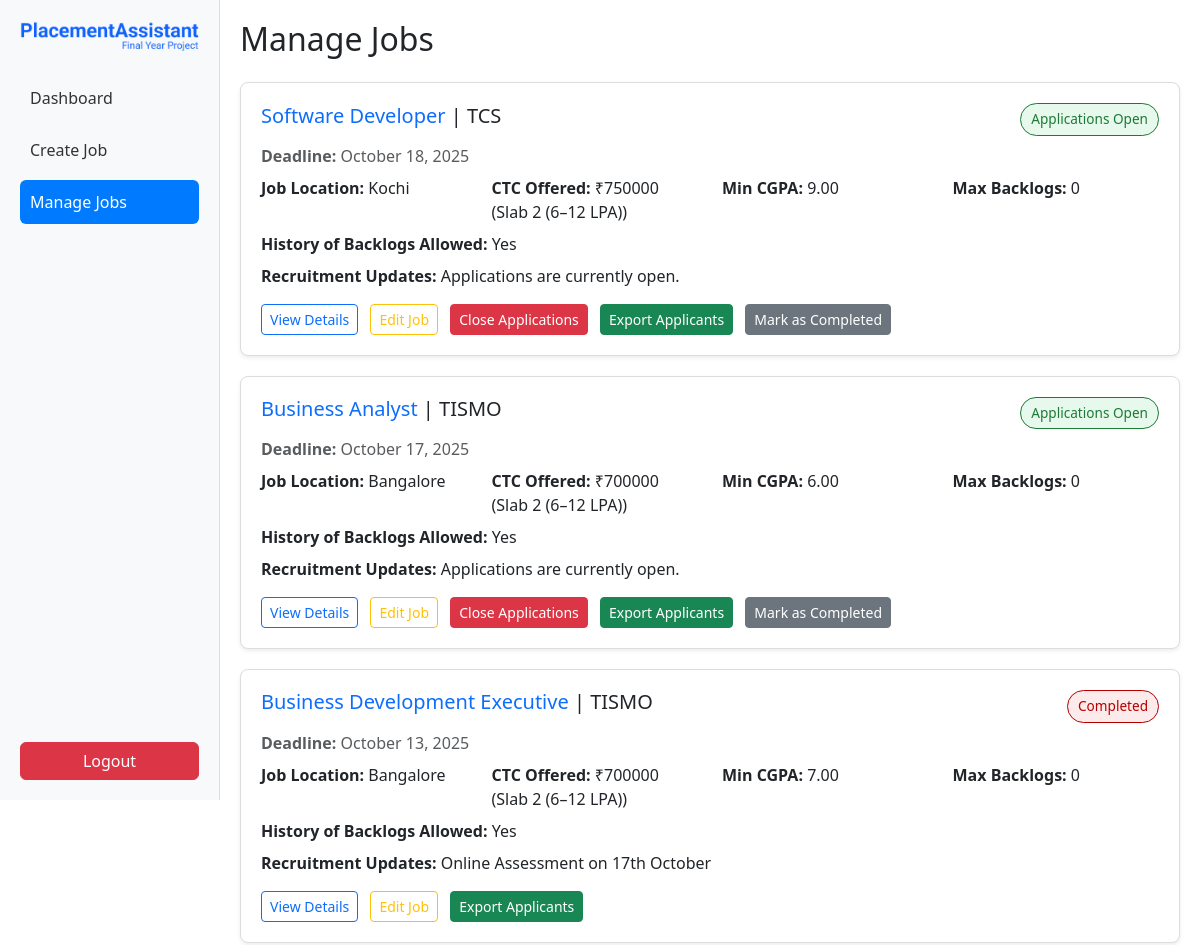
The page /jobs/manage_jobs/ (signed in, upper part) on the database as committed earlier.
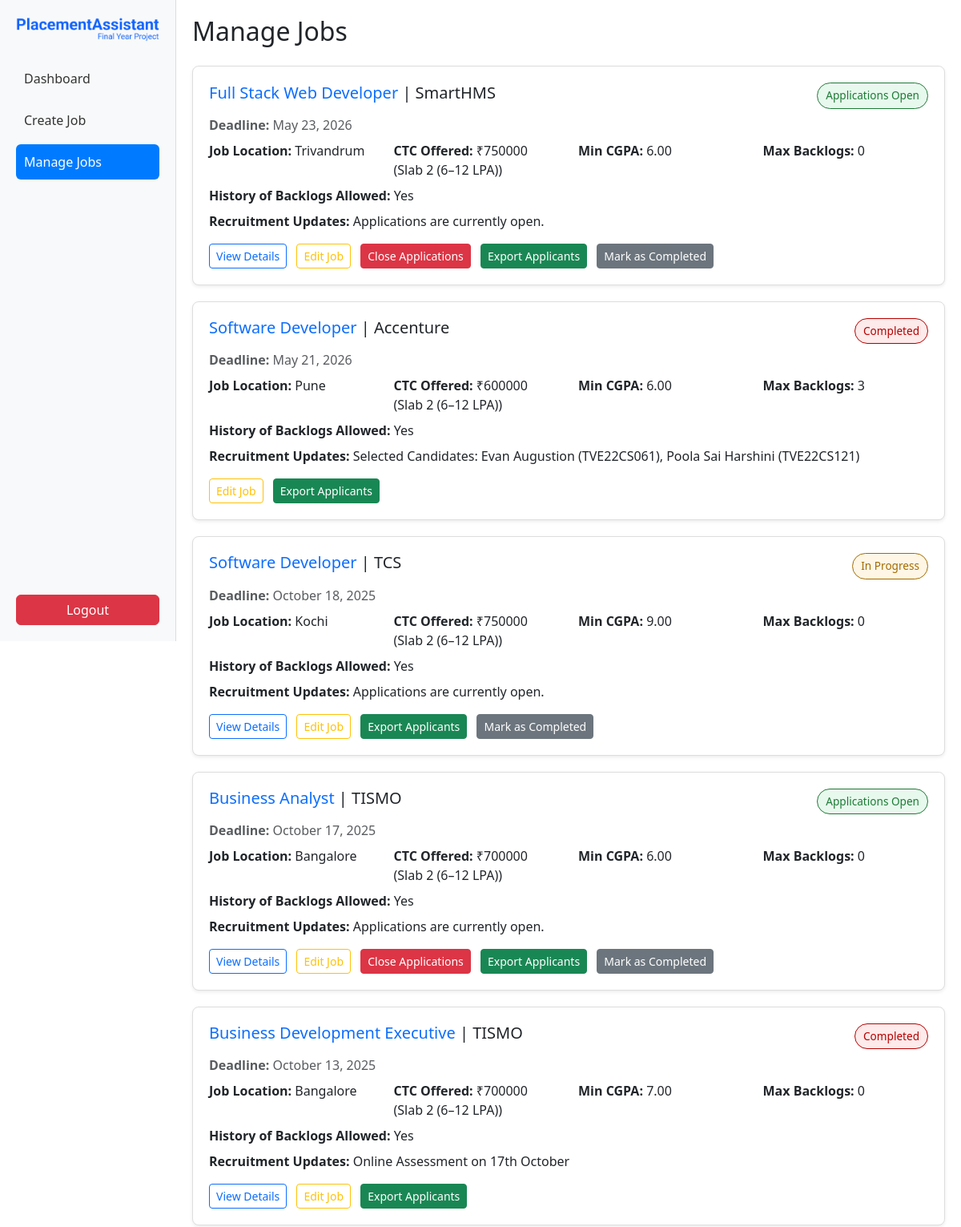
The same page on the database as committed later.
### jobs/models.py (models this page shows, shortened)
class Job(models.Model):
    SLAB_CHOICES = [
        (1, "Slab 1 (< 6 LPA)"),
        (2, "Slab 2 (6–12 LPA)"),
        (3, "Slab 3 (>= 12 LPA)"),
    ]
    STATUS_CHOICES = [
        ('open', 'Applications Open'),
        ('progress', 'In Progress'),
        ('closed', 'Completed'),
    ]
    title = models.CharField(max_length=255)
    company_name = models.CharField(max_length=255)
    location = models.CharField(max_length=255)
    ctc = models.DecimalField(max_digits=10, decimal_places=2)  # LPA
    slab = models.IntegerField(choices=SLAB_CHOICES, blank=True, null=True)
    deadline = models.DateTimeField()
    min_cgpa = models.DecimalField(max_digits=4, decimal_places=2)
    max_backlogs = models.IntegerField(default=0)
    history_allowed = models.BooleanField(default=True)
    jd_file = models.FileField(upload_to="job_descriptions/",null=True, blank=True)
    created_by = models.ForeignKey(User, on_delete=models.CASCADE, related_name="posted_jobs")
    created_at = models.DateTimeField(auto_now_add=True)
    status = models.CharField(max_length=20, choices=STATUS_CHOICES, default='open')
    recruitment_updates = models.TextField(default="Applications are currently open.", blank=True)

### jobs/views.py (the view)
# urls.py: path('manage_jobs/', views.manage_jobs, name='manage_jobs'),
@login_required
def manage_jobs(request):
    jobs = Job.objects.filter(created_by=request.user).order_by('-created_at')
    return render(request, 'jobs/manage_jobs.html', {'jobs': jobs})

### jobs/templates/jobs/manage_jobs.html (shortened to what this page needs)
{% load static %}
<!DOCTYPE html>
<html lang="en">
<head>
  <link href="https://cdn.jsdelivr.net/npm/bootstrap@5.3.2/dist/css/bootstrap.min.css" rel="stylesheet">
</head>
<body>
  <div class="d-flex">
    <div class="sidebar">
      <div>
        <div class="logo-container">
          <img src="{% static 'images/logo.png' %}" alt="PlacementAssistant Logo" class="img-fluid logo-img">
        </div>
        <br>
        <a href="{% url 'coordinator_dashboard' %}" >Dashboard</a>
        <a href="{% url 'post_job' %} ">Create Job</a>
        <a href="{% url 'manage_jobs' %}" class="active">Manage Jobs</a>
      </div>
      <form method="post" action="/">
        <button type="submit" class="btn btn-danger w-100 mt-3">Logout</button>
      </form>
    </div>
    <div class="main-content">
      <h2 class="mb-4">Manage Jobs</h2>
      {% for job in jobs %}
      <div class="job-card shadow-sm">
        <div class="d-flex justify-content-between align-items-center mb-2">
          <div>
            <h5><a href="#" class="text-primary text-decoration-none">{{ job.title }}</a> | {{ job.company_name }}</h5>
          </div>
          <span class="status-badge
            {% if job.status == 'open' %}status-open{% elif job.status == 'progress' %}status-progress{% else %}status-closed{% endif %}">
            {{ job.get_status_display }}
          </span>
        </div>
        <p class="text-muted mb-1"><strong>Deadline:</strong> {{ job.deadline|date:"F j, Y" }}</p>
        <div class="row mt-2">
          <div class="col-md-3"><strong>Job Location:</strong> {{ job.location }}</div>
          <div class="col-md-3"><strong>CTC Offered:</strong> ₹{{ job.ctc|floatformat:0 }} ({{ job.get_slab_display }})</div>
          <div class="col-md-3"><strong>Min CGPA:</strong> {{ job.min_cgpa }}</div>
          <div class="col-md-3"><strong>Max Backlogs:</strong> {{ job.max_backlogs }}</div>
        </div>
        <div class="mt-2">
          <strong>History of Backlogs Allowed:</strong> {% if job.history_allowed %}Yes{% else %}No{% endif %}
        </div>
        <div class="mt-2"><strong>Recruitment Updates:</strong> {{ job.recruitment_updates }}</div>
        <div class="action-btns mt-3">
          {% if job.jd_file %}
            <a href="{{ job.jd_file.url }}" target="_blank" class="btn btn-outline-primary btn-sm">
              View Details
            </a>
          {% endif %}
          <a href="{% url 'edit_job' job.id %}" class="btn btn-outline-warning btn-sm">Edit Job</a>
          {% if job.status == 'open' %}
            <a href="{% url 'close_applications' job.id %}" class="btn btn-danger btn-sm">Close Applications</a>
          {% endif %}
          <a href="{% url 'export_applicants_excel' job.id %}" class="btn btn-success btn-sm">Export Applicants</a>
          {% if job.status != 'closed' %}
            <a href="{% url 'mark_completed' job.id %}" class="btn btn-secondary btn-sm">Mark as Completed</a>
          {% endif %}
        </div>
      </div>
      {% empty %}
        <p>No jobs posted yet.</p>
      {% endfor %}
    </div>
  </div>
</body>
</html>

### jobs/templates/jobs/manage_jobs.html (style rules this page uses)
body { font-family: 'Segoe UI', sans-serif; }
.sidebar { width: 220px; height: 100vh; background: #f8f9fa; border-right: 1px solid #ddd; padding: 20px; display: flex; flex-direction: column; position: sticky; top: 0; }
.sidebar form { margin-top: auto !important; padding-top: 10px; }
.sidebar a { display: block; color: #333; padding: 10px; text-decoration: none; border-radius: 6px; margin-bottom: 8px; }
.sidebar a.active { background: #007bff; color: #fff; }
.sidebar form { margin-top: auto; }
.main-content { flex: 1; padding: 20px; }
.job-card { border: 1px solid #ddd; border-radius: 8px; padding: 20px; margin-bottom: 20px; background: #fff; }
.status-badge { padding: 5px 10px; border-radius: 20px; font-size: 0.85rem; }
.status-open { background: #e7f9ed; color: #1d7a35; border: 1px solid #1d7a35; }
.status-progress { background: #fff6e5; color: #a36b00; border: 1px solid #a36b00; }
.status-closed { background: #fdeaea; color: #b60000; border: 1px solid #b60000; }
.action-btns a { margin-right: 8px; }

Rows that differ between the two databases and show on the page:
added Job: title "Full Stack Web Developer", company_name "SmartHMS", status "Applications Open", deadline "May 23, 2026", location "Trivandrum", ctc "750000", slab "Slab 2 (6–12 LPA)", min_cgpa "6.00", max_backlogs "0", history_allowed "Yes", recruitment_updates "Applications are currently open.", shows "Close Applications", shows "Mark as Completed"
added Job: title "Software Developer", company_name "Accenture", status "Completed", deadline "May 21, 2026", location "Pune", ctc "600000", slab "Slab 2 (6–12 LPA)", min_cgpa "6.00", max_backlogs "3", history_allowed "Yes", recruitment_updates "Selected Candidates: Evan Augustion (TVE22CS061), Poola Sai Harshini (TVE22CS121)"
changed Job "TCS": status "Applications Open" → "In Progress"; no longer shows "Close Applications"
